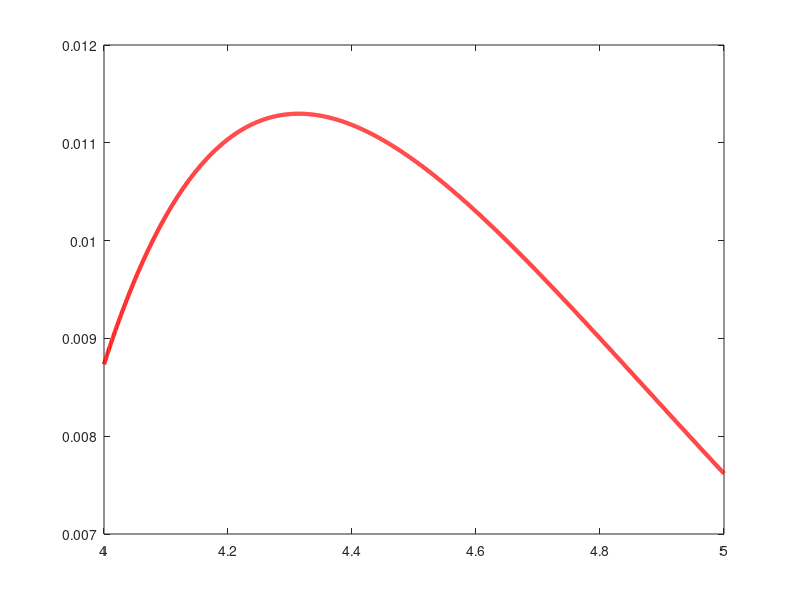

Source code (MATLAB):
re = 3.756;
De = 0.0915;
gam = 1.0755;
mu = 32548.53;

p_phi = 100;

N = 2048;

r = linspace(4, 5, N);
eps = De * (1 - exp(-gam * (r - re))).^2 - De;
d_eps = 2*De*gam*(1 - exp(-gam * (r - re))).*exp(-gam * (r - re));

Veff = p_phi^2./(2*mu*r.^2)+eps;

plot(r,Veff,'LineWidth',2)
plot(r,d_eps./r,'r','LineWidth',3)

